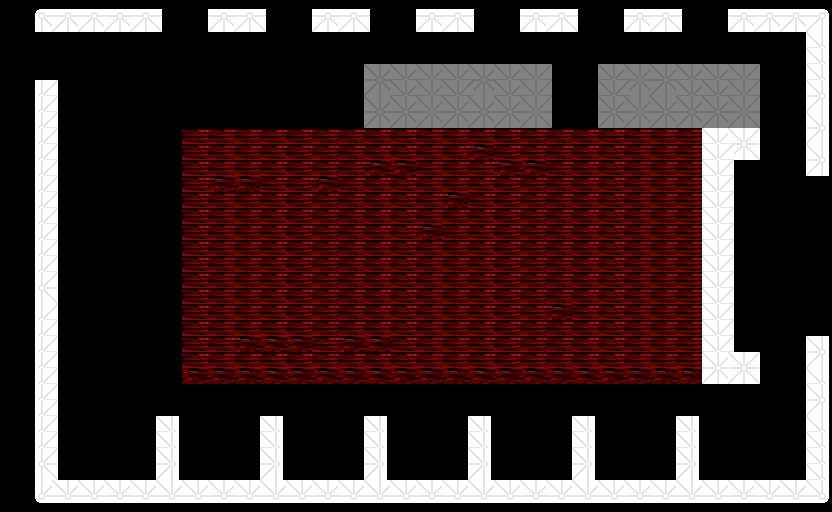

The image is a tile-based game level rendered from a .tmx file. Its description and complete source (layers, tilesets, objects, tile grids) follow:
An orthogonal 32x32 tile map with 26x16 px tiles, 1 tile layer (Kachelebene 1), 3 tilesets.

<map version="1.2" tiledversion="1.2.1" orientation="orthogonal" renderorder="right-down" width="32" height="32" tilewidth="26" tileheight="16" infinite="0" nextlayerid="2" nextobjectid="1">
 <tileset firstgid="1" source="Default_template.tsx" />
 <tileset firstgid="65" source="Set Two.tsx" />
 <tileset firstgid="129" source="Set Three.tsx" />
 <layer id="1" name="Kachelebene 1" width="32" height="32">
  <data encoding="csv">
0,0,0,0,0,0,0,0,0,0,0,0,0,0,0,0,0,0,0,0,0,0,0,0,0,0,0,0,0,0,0,0,
0,10,13,13,13,13,0,0,13,13,0,0,13,13,0,0,13,13,0,0,13,13,0,0,13,13,0,0,13,13,13,29,
0,0,0,0,0,0,0,0,0,0,0,0,0,0,0,0,0,0,0,0,0,0,0,0,0,0,0,0,0,0,0,0,
0,0,0,0,0,0,0,0,0,0,0,0,0,0,0,0,0,0,0,0,0,0,0,0,0,0,0,0,0,0,0,35,
0,0,0,0,0,0,0,0,0,0,0,0,0,0,0,0,0,0,0,0,0,0,0,0,0,0,0,0,0,0,0,35,
0,0,0,0,0,0,0,0,0,0,0,0,0,0,95,95,95,95,95,95,95,0,0,95,95,95,95,95,95,0,0,35,
0,50,0,0,0,0,0,0,0,0,0,0,0,0,0,95,95,95,0,95,95,0,0,95,0,0,95,95,95,0,0,35,
0,34,0,0,0,0,0,0,0,0,0,0,0,0,95,95,95,95,95,95,95,0,0,95,95,95,95,95,95,0,0,0,
0,34,0,0,0,0,0,0,0,0,0,0,0,0,0,0,0,0,0,0,0,0,0,0,0,0,0,0,0,0,0,35,
0,34,0,0,0,0,0,159,159,159,159,159,159,159,159,159,159,159,159,159,159,159,159,159,159,159,159,51,51,0,0,0,
0,34,0,0,0,0,0,159,159,159,159,159,159,159,159,159,159,159,0,159,159,159,159,159,159,159,159,51,0,0,0,35,
0,34,0,0,0,0,0,159,159,159,159,159,159,159,0,0,159,159,159,0,0,159,159,159,159,159,159,51,0,0,0,0,
0,34,0,0,0,0,0,159,0,0,159,159,0,159,159,159,159,159,159,159,159,159,159,159,159,159,159,51,0,0,0,0,
0,34,0,0,0,0,0,159,159,159,159,159,159,159,159,159,159,0,159,159,159,159,159,159,159,159,159,51,0,0,0,0,
0,34,0,0,0,0,0,159,159,159,159,159,159,159,159,159,159,159,159,159,159,159,159,159,159,159,159,51,0,0,0,0,
0,34,0,0,0,0,0,159,159,159,159,159,159,159,159,159,0,159,159,159,159,159,159,159,159,159,159,51,0,0,0,0,
0,34,0,0,0,0,0,159,159,159,159,159,159,159,159,159,159,159,159,159,159,159,159,159,159,159,159,51,0,0,0,0,
0,34,0,0,0,0,0,159,159,159,159,159,159,159,159,159,159,159,159,159,159,159,159,159,159,159,159,51,0,0,0,0,
0,34,0,0,0,0,0,159,159,159,159,159,159,159,159,159,159,159,159,159,159,159,159,159,159,159,159,51,0,0,0,0,
0,0,0,0,0,0,0,159,159,159,159,159,159,159,159,159,159,159,159,159,159,159,159,159,159,159,159,51,0,0,0,0,
0,34,0,0,0,0,0,159,159,159,159,159,159,159,159,159,159,159,159,159,159,0,159,159,159,159,159,51,0,0,0,0,
0,34,0,0,0,0,0,159,159,159,159,159,159,159,159,159,159,159,159,159,159,159,159,159,159,159,159,51,0,0,0,0,
0,34,0,0,0,0,0,159,159,0,0,0,159,0,0,159,159,159,159,159,159,159,159,159,159,159,159,51,0,0,0,35,
0,34,0,0,0,0,0,159,159,159,159,159,159,159,159,159,159,159,159,159,159,159,159,159,159,159,159,51,51,0,0,0,
0,34,0,0,0,0,0,0,0,0,0,0,0,0,0,0,0,0,0,0,0,0,0,0,0,0,0,0,0,0,0,35,
0,34,0,0,0,0,0,0,0,0,0,0,0,0,0,0,0,0,0,0,0,0,0,0,0,0,0,0,0,0,0,35,
0,34,0,0,0,0,0,0,0,0,0,0,0,0,0,0,0,0,0,0,0,0,0,0,0,0,0,0,0,0,0,0,
0,34,0,0,0,0,35,0,0,0,35,0,0,0,35,0,0,0,35,0,0,0,35,0,0,0,35,0,0,0,0,35,
0,34,0,0,0,0,35,0,0,0,35,0,0,0,35,0,0,0,35,0,0,0,35,0,0,0,35,0,0,0,0,35,
0,34,0,0,0,0,35,0,0,0,35,0,0,0,35,0,0,0,35,0,0,0,35,0,0,0,35,0,0,0,0,35,
0,0,0,0,0,0,0,0,0,0,0,0,0,0,0,0,0,0,0,0,0,0,0,0,0,0,0,0,0,0,0,35,
0,36,21,21,21,21,21,21,21,21,21,21,21,21,21,21,21,21,21,21,21,21,21,21,21,21,21,21,21,21,21,19
</data>
 </layer>
</map>
